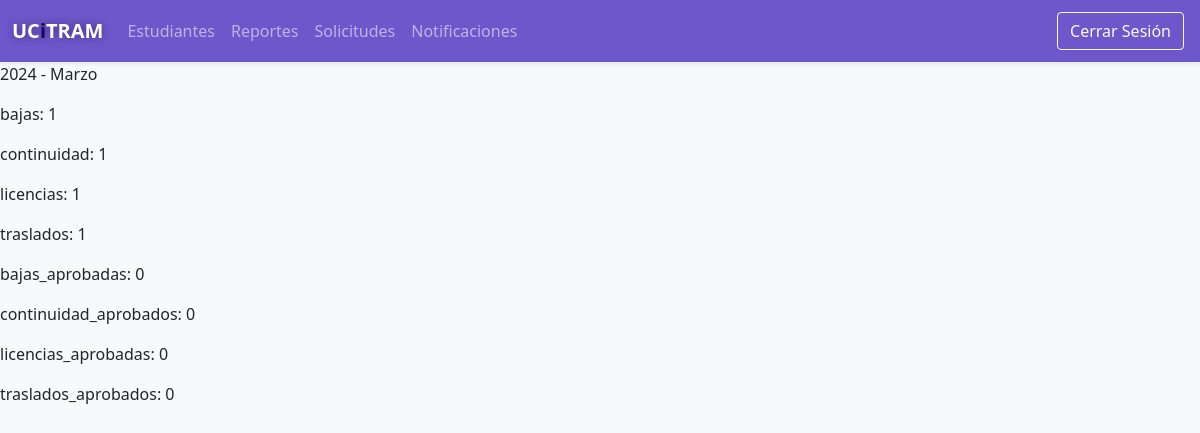
The app's page /secretario/reportes/2/ with its own data.
### app/models.py (models this page shows)
class Reporte(models.Model):
  bajas = models.IntegerField()
  continuidad = models.IntegerField()
  licencias = models.IntegerField()
  traslados = models.IntegerField()
  bajas_aprobadas = models.IntegerField()
  continuidad_aprobados = models.IntegerField()
  licencias_aprobadas = models.IntegerField()
  traslados_aprobados = models.IntegerField()
  fecha = models.DateTimeField(default = timezone.now)
  class Meta:
    verbose_name = 'Reporte'
    verbose_name_plural = 'Reportes'
    db_table = 'reportes'

### app/views/secretario/views.py (the view)
# urls.py: path('reportes/<int:pk>/', VisuzalizarReporte.as_view(), name='visualizar_reporte'),
class VisuzalizarReporte(DetailView):
  rol = 'secretario'
  model = Reporte
  template_name = 'secretario/reportes/visualizar_reporte.html'
  context_object_name = 'reporte'

### templates/secretario/reportes/visualizar_reporte.html
{% extends "layout/base_secretario.html" %}
{% load humanize %}
{% block 'contenido' %}
  <p>{{reporte.fecha.year}}  - {{reporte.fecha|date:"F"|capfirst}}</p>
  <p>bajas: {{reporte.bajas}}</p>
  <p>continuidad: {{reporte.continuidad}}</p>
  <p>licencias: {{reporte.licencias}}</p>
  <p>traslados: {{reporte.traslados}}</p>
  <p>bajas_aprobadas: {{reporte.bajas_aprobadas}}</p>
  <p>continuidad_aprobados: {{reporte.continuidad_aprobados}}</p>
  <p>licencias_aprobadas: {{reporte.licencias_aprobadas}}</p>
  <p>traslados_aprobados: {{reporte.traslados_aprobados}}</p>
{% endblock %}

### static/css/secretario/secretario.css (style rules this page uses)
:root { --color-bg: rgb(110, 87, 203); --color-bg-dark: rgb(90, 73, 158); --color-bg-darker: rgb(43, 29, 97); --color-outline: rgba(110, 87, 203, 0.545); --border-color-gray: #e3e3e3; --down-transparent: #38295ef6; }

### records on screen
Reporte: fecha.year "2024", fecha "Marzo", bajas "1", continuidad "1", licencias "1", traslados "1", bajas_aprobadas "0", continuidad_aprobados "0", licencias_aprobadas "0", traslados_aprobados "0"
